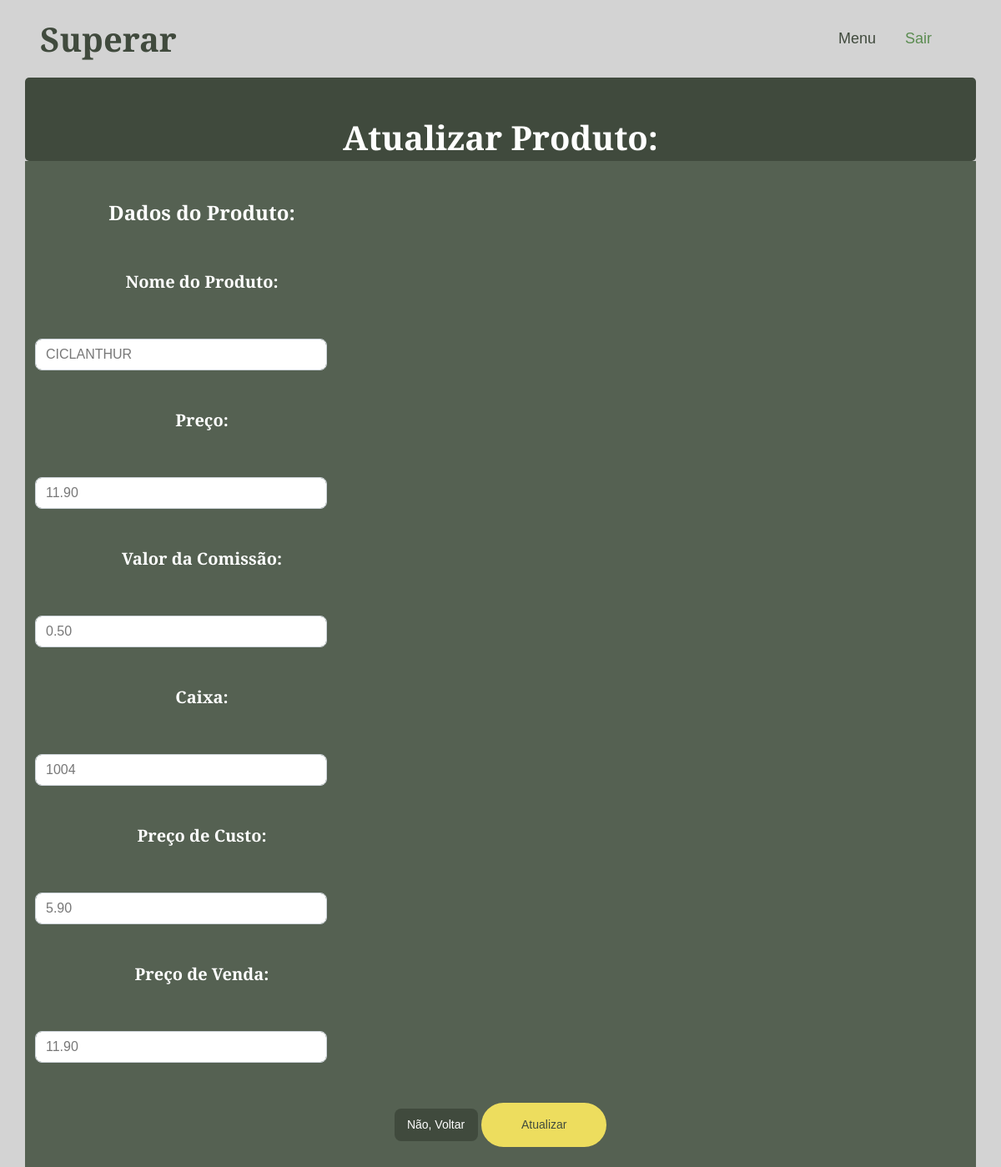
/proupdate.php?updateid=6 (signed in), run on the app's committed database.
### tables this page shows
CREATE TABLE `produto` (
  `id` int(11) NOT NULL,
  `nome` varchar(255) NOT NULL,
  `preco` decimal(10,2) NOT NULL,
  `comissao` decimal(5,2) DEFAULT NULL,
  `estoque` int(11) DEFAULT NULL,
  `precocusto` decimal(10,2) DEFAULT NULL,
  `precovenda` decimal(10,2) DEFAULT NULL
);

### proupdate.php (the view, shortened to what this page needs)
<?php
include('connect.php');
$id = $_GET['updateid'];
$sql = 'select * from produto where id =' . $id;
$result = mysqli_query($con, $sql);
$row = mysqli_fetch_assoc($result);
$nome = $row['nome'];
$preco = str_replace(',', '.', $row['preco']);
$comissao = str_replace(',', '.', $row['comissao']);
$estoque = str_replace(',', '.', $row['estoque']);
$precocusto = str_replace(',', '.', $row['precocusto']);
$precovenda = str_replace(',', '.', $row['precovenda']);
?>
<!DOCTYPE html>
<html lang="pt-BR">
<head>
    <link href="https://cdnjs.cloudflare.com/ajax/libs/font-awesome/5.10.0/css/all.min.css" rel="stylesheet">
    <link href="https://cdn.jsdelivr.net/npm/bootstrap-icons@1.4.1/font/bootstrap-icons.css" rel="stylesheet">
    <link href="lib/animate/animate.min.css" rel="stylesheet">
    <link href="lib/owlcarousel/assets/owl.carousel.min.css" rel="stylesheet">
    <link href="lib/lightbox/css/lightbox.min.css" rel="stylesheet">
    <link href="css/bootstrap.min.css" rel="stylesheet">
    <link href="css/style.css" rel="stylesheet">
</head>
<body>
    <nav class="navbar navbar-expand-lg  navbar-light sticky-top px-4 px-lg-5">
        <h1 class="m-0">Superar</h1>
        <div class="collapse navbar-collapse" id="navbarCollapse">
            <div class="navbar-nav ms-auto p-4 p-lg-0">
                <a href="menu.php" class="nav-item nav-link">Menu</a>
                <a href="logout.php" class="nav-item nav-link active">Sair</a>
            </div>
        </div>
    </nav>
    <div class="text-center mx-auto wow fadeInUp" data-wow-delay="0.1s">
        <div class="container" style="background-color: #404A3D; width: 2000px; height: 100px; border-radius: 5px;">
            <div class="container text-center py-5" style="height: 100px; color: black;">
                <h2 style="color: rgb(255, 255, 255); font-size: 2.5rem;">Atualizar Produto:</h2>
            </div>
        </div>
        <div class="container" style="background-color: #556152;">
            <form method="post">
                <div class="row" style="background-color: #556152;">
                    <div class="col-12"> <br><br>
                        <div class="form-floating" style="width: 400px; margin-left: 300p;">
                            <h4 style="color: white;">Dados do Produto:</h4>
                        </div>
                    </div>
                    <div class="col"> <br><br>
                        <div class="form-floating" style="width: 400px;">
                            <h5 style="color: white;">Nome do Produto:</h5>
                        </div>
                    </div>
                    <div class="col" style="margin-right: 520px;"> <br><br>
                        <input type="text" class="form-control" name="nome" id="nome" value="<?php echo $nome; ?>" required style="width: 350px;">
                    </div>
                    <div class="col"> <br><br>
                        <div class="form-floating" style="width: 400px;">
                            <h5 style="color: white;">Preço:</h5>
                        </div>
                    </div>
                    <div class="col" style="margin-right: 520px;"> <br><br>
                        <input type="text" class="form-control" name="preco" id="preco" value="<?php echo $preco; ?>" required style="width: 350px;">
                    </div>
                    <div class="col"> <br><br>
                        <div class="form-floating" style="width: 400px;">
                            <h5 style="color: white;">Valor da Comissão:</h5>
                        </div>
                    </div>
                    <div class="col" style="margin-right: 520px;"> <br><br>
                        <input type="text" class="form-control" name="comissao" id="comissao" value="<?php echo $comissao; ?>" required style="width: 350px;">
                    </div>
                    <div class="col"> <br><br>
                        <div class="form-floating" style="width: 400px;">
                            <h5 style="color: white;">Caixa:</h5>
                        </div>
                    </div>
                    <div class="col" style="margin-right: 520px;"> <br><br>
                        <input type="text" class="form-control" name="estoque" id="estoque" value="<?php echo $estoque; ?>" required style="width: 350px;">
                    </div>
                    <div class="col"> <br><br>
                        <div class="form-floating" style="width: 400px;">
                            <h5 style="color: white;">Preço de Custo:</h5>
                        </div>
                    </div>
                    <div class="col" style="margin-right: 520px;"> <br><br>
                        <input type="text" class="form-control" name="precocusto" id="precocusto" value="<?php echo $precocusto; ?>" required style="width: 350px;">
                    </div>
                    <div class="col"> <br><br>
                        <div class="form-floating" style="width: 400px;">
                            <h5 style="color: white;">Preço de Venda:</h5>
                        </div>
                    </div>
                    <div class="col" style="margin-right: 520px;"> <br><br>
                        <input type="text" class="form-control" name="precovenda" id="precovenda" value="<?php echo $precovenda; ?>" required style="width: 350px;">
                    </div>
                </div>
                <br><br>
                <div class="row" style="background-color: #556152;">
                    <div class="col">
                        <?php
                        echo
                        "<a href='proselect.php?selectid={$row['id']}' style='color:white;'>
                            <button type='button' style='padding: 9px; width: 100px;'
                            class='btn btn-dark'>Não, Voltar</button></a>";
                        ?>
                        <button class="btn btn-secondary rounded-pill py-3 px-5" type="submit" name="submit">Atualizar</button>
                    </div>
                </div>
                <br>
            </form>
        </div>
    </div>
</body>
</html>

### css/style.css (style rules this page uses)
:root { --primary: #5B8C51; --secondary: #EDDD5E; --light: #F7F7F7; --dark: #404A3D; }
body { margin: 0; font-family: Poppins, sans-serif; background-color: #D3D3D3; }
.btn { transition: .5s; font-weight: 500; }
.btn-secondary, .btn-outline-secondary:hover { color: var(--dark); }
.navbar.sticky-top { top: -100px; transition: .5s; }
.navbar .navbar-nav .nav-link { margin-right: 35px; padding: 25px 0; color: var(--dark); font-size: 18px; font-weight: 500; outline: none; }
.navbar .navbar-nav .nav-link:hover, .navbar .navbar-nav .nav-link.active { color: var(--primary); }

### proupdate.php (style rules this page uses)
.btn { padding: 6px 12px; border-radius: 8px; border: none; cursor: pointer; font-size: 14px; font-weight: 500; transition: 0.2s; }

### data on the page
produto: nome "CICLANTHUR", preco "11.90", comissao "0.50", estoque "1004", precocusto "5.90", precovenda "11.90"
